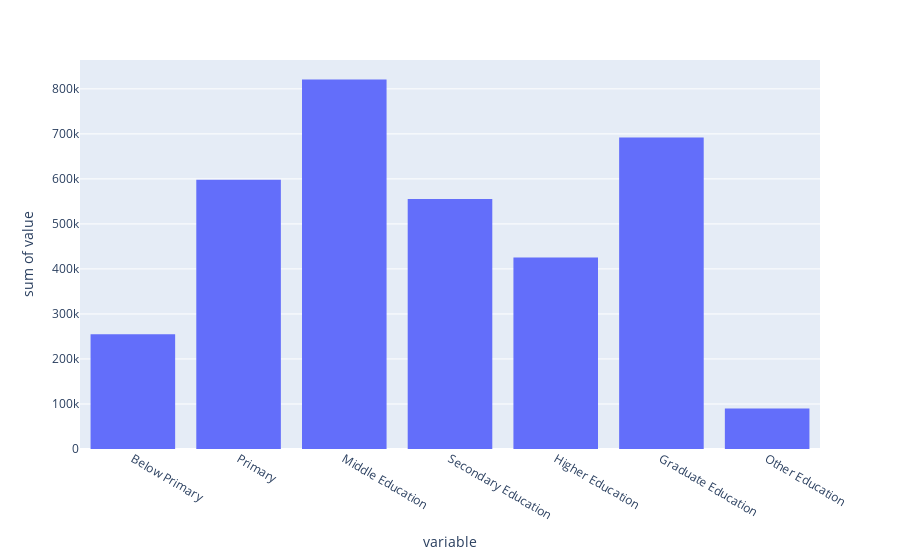

This figure's notebook cell:
### Code cell
px.histogram(data_frame=temp,x='variable',y='value')

### Figure 1 — Plotly figure (JSON) as saved in the notebook; plotly's stock layout.template omitted (floating-point values rounded to 4 significant figures)
{"data": [{"bingroup": "x", "histfunc": "sum", "hovertemplate": "variable=%{x}<br>sum of value=%{y}<extra></extra>", "legendgroup": "", "marker": {"color": "#636efa", "pattern": {"shape": ""}}, "name": "", "orientation": "v", "showlegend": false, "type": "histogram", "x": ["Below Primary", "Primary", "Middle Education", "Secondary Education", "Higher Education", "Graduate Education", "Other Education"], "xaxis": "x", "y": [255171, 597841, 820902, 555529, 425245, 691804, 89701], "yaxis": "y"}], "layout": {"barmode": "relative", "legend": {"tracegroupgap": 0}, "margin": {"t": 60}, "xaxis": {"anchor": "y", "domain": [0, 1], "title": {"text": "variable"}}, "yaxis": {"anchor": "x", "domain": [0, 1], "title": {"text": "sum of value"}}}}
